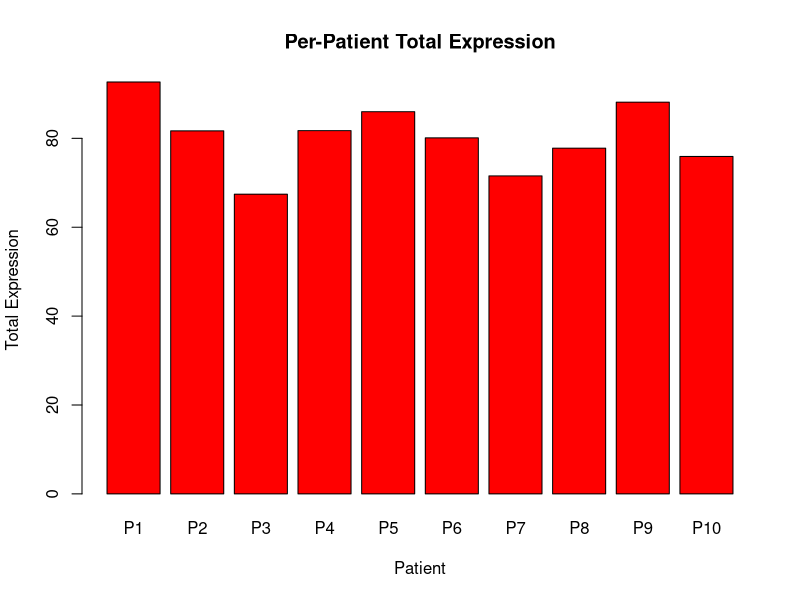

Here is the R script that generated this plot:
# Pilot Study: 8 genes × 10 patients

set.seed(123)  # for reproducibility

#Generate Dataset 
patient_id <- paste0("P", 1:10)
status <- sample(c("Responder", "Non-Responder"), size = 10, replace = TRUE)

# simulate expression (normal distribution, mean=10, sd=3)
gene_data <- matrix(rnorm(10 * 8, mean = 10, sd = 3), nrow = 10, ncol = 8)
colnames(gene_data) <- paste0("G", 1:8)

expr <- data.frame(patient_id, status, gene_data)

cat("Dataset generated:\n")
print(expr)
cat("\n-------\n")

# 1. Structure & summary 
cat("Structure of expr:\n")
str(expr)
cat("\nSummary of gene columns:\n")
print(summary(expr[, 3:10]))
cat("\n-------\n")

# 2. Per-gene overall means 
gene_means <- colMeans(expr[, 3:10])
cat("Per-gene overall means:\n")
print(gene_means)
cat("Top 2 highest-mean genes:\n")
print(sort(gene_means, decreasing = TRUE)[1:2])
cat("\n---------\n")

# 3. Responder vs Non-Responder means (tapply) 
group_means <- sapply(expr[, 3:10], function(g) tapply(g, expr$status, mean))
cat("Responder vs Non-Responder means:\n")
print(group_means)
cat("\n------------\n")

# 4. Genes higher in Responders 
higher_in_resp <- names(which(group_means["Responder", ] > group_means["Non-Responder", ]))
cat("Genes higher in Responders:\n")
print(higher_in_resp)
cat("\n-----------\n")

# 5. Total expression per patient
expr$total <- rowSums(expr[, 3:10])
cat("Total expression per patient:\n")
print(expr[, c("patient_id", "total")])
cat("\n-----------\n")

# 6. Label HighExpr if total > median 
median_total <- median(expr$total)
expr$HighExpr <- ifelse(expr$total > median_total, "HighExpr", "LowExpr")
cat("HighExpr / LowExpr count per group:\n")
print(table(expr$status, expr$HighExpr))
cat("\n---------\n")

# 7. Patient with highest total 
cat("Patient with highest total:\n")
print(expr[which.max(expr$total), ])
cat("\n--------\n")

# 8. Per-gene variance 
gene_vars <- apply(expr[, 3:10], 2, var)
cat("Per-gene variance:\n")
print(gene_vars)
cat("Top 2 most variable genes:\n")
top_var_genes <- names(sort(gene_vars, decreasing = TRUE)[1:2])
print(top_var_genes)
cat("\n-----------\n")

# 9. Highest single patient × gene 
which_max <- which(expr[, 3:10] == max(expr[, 3:10]), arr.ind = TRUE)
cat("Patient × gene combination with highest single value:\n")
print(expr[which_max[1], 1:2])   # patient & status
cat("Gene:", colnames(expr)[2 + which_max[2]], "\n")
cat("Value:", max(expr[, 3:10]), "\n")
cat("\n----------\n")

# 10. Responder-only means vs overall 
resp_means <- colMeans(expr[expr$status == "Responder", 3:10])
cat("Responder-only per-gene means:\n")
print(resp_means)
cat("Comparison to overall means:\n")
print(data.frame(overall = gene_means, responder_only = resp_means))
cat("\n-----------\n")

# 11. Rename G4 to G4A 
colnames(expr)[colnames(expr) == "G4"] <- "G4A"
cat("G4 renamed to G4A, columns now:\n")
print(colnames(expr))
cat("\n---------\n")

# 12. Create gene_mat (10×8) 
gene_mat <- as.matrix(expr[, 3:10])
rownames(gene_mat) <- expr$patient_id
cat("gene_mat created (first 5 rows):\n")
print(gene_mat[1:5, ])
cat("\n----------\n")

# 13. Row & column means 
row_means <- rowMeans(gene_mat)
col_means <- colMeans(gene_mat)
cat("Do column means match earlier gene means?\n")
print(all.equal(unname(col_means), unname(gene_means)))
cat("Row means (first 5 patients):\n")
print(row_means[1:5])
cat("Column means:\n")
print(col_means)
cat("\n--------\n")

# 14. Create list "study"
study <- list(expr = expr, genes = gene_mat)

# 15. Extract G1 expression for Non-Responders 
cat("G1 expression for Non-Responders:\n")
print(study$expr$G1[study$expr$status == "Non-Responder"])
cat("\n-------\n")

# 16. Threshold gene_mat (<5 → 0) 
changed <- sum(gene_mat < 5)
gene_mat[gene_mat < 5] <- 0
cat("Number of entries changed to zero (<5):", changed, "\n")
cat("\n---------\n")

# 17. Responder vs Non-Responder means post-threshold 
group_means_thresh <- sapply(as.data.frame(gene_mat), function(g) tapply(g, expr$status, mean))
cat("Responder vs Non-Responder means post-threshold:\n")
print(group_means_thresh)
higher_in_resp_thresh <- names(
  which(group_means_thresh["Responder", ] >
          group_means_thresh["Non-Responder", ])
)

cat("Genes higher in Responders after thresholding:\n")
print(higher_in_resp_thresh)

cat("Before thresholding:\n")
print(higher_in_resp)

cat("After thresholding:\n")
print(higher_in_resp_thresh)
cat("\n-------\n")

# 18. Barplot per-patient totals
png("Per-Patient_Total_Expression.png", width = 800, height = 600)

barplot(expr$total,
        names.arg = expr$patient_id,
        col = "Red",
        main = "Per-Patient Total Expression",
        xlab = "Patient",
        ylab = "Total Expression")

dev.off()

# 19. Remove lowest-total patient 
lowest_idx <- which.min(expr$total)
cat("Lowest-total patient:\n")
print(expr[lowest_idx, c("patient_id", "status", "total")])
cat("\nMean total per group before removal:\n")
print(tapply(expr$total, expr$status, mean))
expr_removed <- expr[-lowest_idx, ]

cat("\nMean total per group after removal:\n")
print(tapply(expr_removed$total, expr_removed$status, mean))


# 20. 2-paragraph interpretation 
cat("\nINTERPRETATION:\n\n")

cat("In this pilot study of 10 patients, several genes showed higher average ",
    "expression in Responders compared with Non-Responders. Before thresholding, ",
    "G2, G3, G4, and G7 were higher in Responders. After setting expression values ",
    "below 5 to zero, G3, G4A, and G7 remained higher in Responders, while G2 ",
    "was no longer higher. This suggests that G3, G4A, and G7 showed a more ",
    "consistent pattern of higher expression in Responders in this simulated dataset. ",
    "However, these results describe observed patterns and do not establish that ",
    "these genes cause or predict treatment response.\n\n", sep="")

cat("The patient-level analysis showed that Responders had a higher mean total ",
    "expression than Non-Responders. The lowest-total patient was P3, a Responder, ",
    "with a total expression of 67.43. Before removing P3, the mean total expression ",
    "was 81.98 for Responders and 77.80 for Non-Responders. After removing P3, the ",
    "Responder mean increased to 84.89, while the Non-Responder mean remained 77.80. ",
    "Therefore, removing the lowest-total patient did not change which group had the ",
    "higher mean. Because this is a small simulated pilot dataset with only 10 patients, ",
    "the findings should be considered preliminary and would need to be tested in a ",
    "larger real dataset.\n", sep="")
